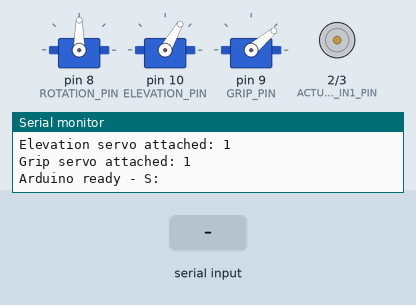
Recording of a sketch running on a simulated Arduino Uno, built with avr-gcc and run on an emulated ATmega328P. On the bench: 3 × servo, motor-driver pin pairs drawn as motors (green arrow = first pin HIGH = forward, orange = second pin HIGH = backward, longer = more drive), the last lines printed to the serial monitor. The inputs (shaded band) are chosen by the test bench.

Above: at 7.2 s.
7.3 s: "w90\n" received over Serial
At 7.7 s:
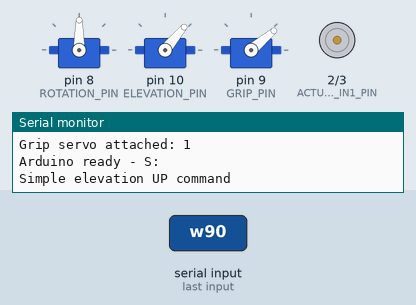
8.8 s: "s90\n" received over Serial
At 10.0 s:
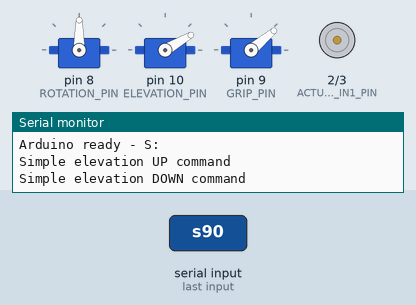
10.3 s: "E90\n" received over Serial
At 11.2 s:
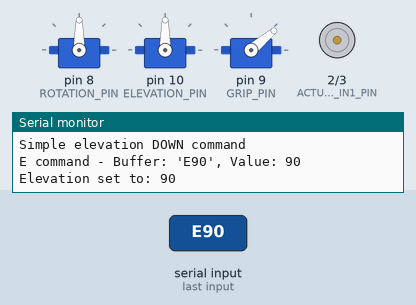
11.8 s: "E,45\n" received over Serial
At 12.4 s:
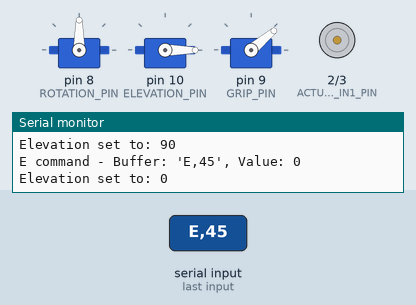
13.3 s: "R,45\n" received over Serial
At 14.2 s:
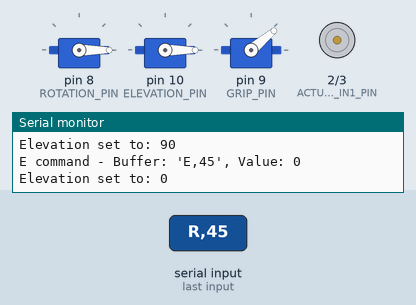
14.8 s: "w,45\n" received over Serial
At 15.9 s:
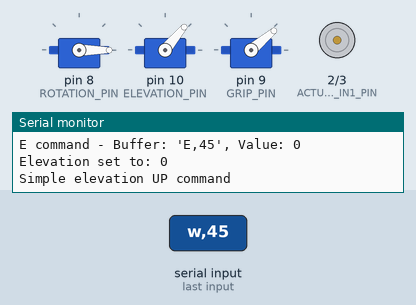
Timing chart, 0 to 17.3 s (numbered marks = the images above; inputs shaded):
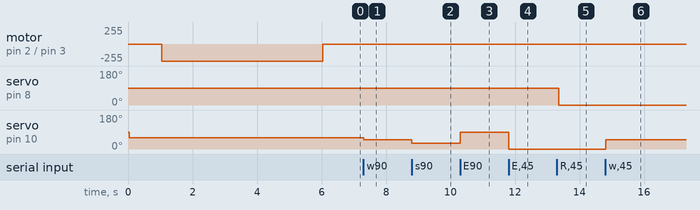

Measured:
- after the input at 7.3 s, servo on pin 10 (ELEVATION_PIN): 60° → 50° at once
- after the input at 8.8 s, servo on pin 10 (ELEVATION_PIN): 50° → 30° at once
- after the input at 10.3 s, servo on pin 10 (ELEVATION_PIN): 30° → 90° at once
- after the input at 11.8 s, servo on pin 10 (ELEVATION_PIN): 90° → 0° at once
- after the input at 13.3 s, servo on pin 8 (ROTATION_PIN): 90° → 0° after 0.06 s
- after the input at 14.8 s, servo on pin 10 (ELEVATION_PIN): 0° → 50° at once

The sketch:

autoberrypicker-controller.ino
```cpp
#include <Servo.h>

// Pin assignments
const int ROTATION_PIN = 8;
const int ELEVATION_PIN = 10;
const int GRIP_PIN = 9;
const int ACTUATOR_IN1_PIN = 2;
const int ACTUATOR_IN2_PIN = 3;

// Default positions
const int HOME_ROTATION = 90;
const int HOME_ELEVATION = 60;
const int HOME_GRIP = 40;

// Servo objects
Servo rotationServo;
Servo elevationServo;
Servo gripServo;

// Serial input buffer
char buffer[32];
byte bufferIndex = 0;

void setup() {
  Serial.begin(9600);

  pinMode(ACTUATOR_IN1_PIN, OUTPUT);
  pinMode(ACTUATOR_IN2_PIN, OUTPUT);

  Serial.println("Attaching servos...");

  rotationServo.attach(ROTATION_PIN);
  elevationServo.attach(ELEVATION_PIN);
  gripServo.attach(GRIP_PIN);

  Serial.print("Rotation servo attached: ");
  Serial.println(rotationServo.attached());

  Serial.print("Elevation servo attached: ");
  Serial.println(elevationServo.attached());

  Serial.print("Grip servo attached: ");
  Serial.println(gripServo.attached());

  // Move to starting position
  rotationServo.write(HOME_ROTATION);
  elevationServo.write(HOME_ELEVATION);
  gripServo.write(HOME_GRIP);
  delay(1000);

  // Retract actuator on startup
  digitalWrite(ACTUATOR_IN1_PIN, LOW);
  digitalWrite(ACTUATOR_IN2_PIN, HIGH);
  delay(5000);

  digitalWrite(ACTUATOR_IN1_PIN, LOW);
  digitalWrite(ACTUATOR_IN2_PIN, LOW);

  // Prevent rotation servo from holding position when idle
  rotationServo.detach();

  Serial.println("Arduino ready - S:");
}

void loop() {
  while (Serial.available() > 0) {
    char incomingChar = Serial.read();

    if (incomingChar == '\n' || incomingChar == '\r') {
      if (bufferIndex > 0) {
        buffer[bufferIndex] = '\0';
        processCommand();
      }
      bufferIndex = 0;
    }
    else {
      if (bufferIndex < (sizeof(buffer) - 1)) {
        buffer[bufferIndex++] = incomingChar;
      }
      else {
        Serial.println("Buffer overflow!");
        bufferIndex = 0;
      }
    }
  }
}

void processCommand() {
  if (bufferIndex == 0) return;

  char component = buffer[0];
  int value = atoi(&buffer[1]);

  switch (component) {

    case 'w':
      elevationServo.write(50);
      Serial.println("Simple elevation UP command");
      break;

    case 's':
      elevationServo.write(30);
      Serial.println("Simple elevation DOWN command");
      break;

    case 'R':
      // Attach rotation servo when needed
      if (!rotationServo.attached()) {
        rotationServo.attach(ROTATION_PIN);
        delay(50);
      }

      rotationServo.write(value);
      break;

    case 'E':
      Serial.print("E command - Buffer: '");
      Serial.print(buffer);
      Serial.print("', Value: ");
      Serial.println(value);

      if (!elevationServo.attached()) {
        Serial.println("Elevation servo detached, reattaching...");
        elevationServo.attach(ELEVATION_PIN);
        delay(50);
      }

      elevationServo.write(value);

      Serial.print("Elevation set to: ");
      Serial.println(value);
      break;

    case 'G':
      gripServo.write(value);
      break;

    case 'K':
      if (rotationServo.attached()) {
        rotationServo.detach();
      }
      break;

    case 'P':
      // Polar command format: P<angle>,<radius>
      char* comma = strchr(buffer, ',');

      if (comma != NULL) {
        *comma = '\0';

        int angle = atoi(&buffer[1]);
        int radius = atoi(comma + 1);

        if (angle >= 0 && angle <= 180 && radius >= 30 && radius <= 90) {

          Serial.print("Polar command - Angle: ");
          Serial.print(angle);
          Serial.print(", Radius: ");
          Serial.println(radius);

          if (!rotationServo.attached()) {
            rotationServo.attach(ROTATION_PIN);
            delay(50);
          }

          rotationServo.write(angle);
          elevationServo.write(radius);

          Serial.print("Rotation: ");
          Serial.print(angle);
          Serial.print(", Elevation: ");
          Serial.println(radius);

        } else {
          Serial.print("Invalid polar values - Angle: ");
          Serial.print(angle);
          Serial.print(", Radius: ");
          Serial.println(radius);
        }

      } else {
        Serial.print("Invalid polar command format: ");
        Serial.println(buffer);
      }

      break;

    case 'A':
      if (value > 0) {
        digitalWrite(ACTUATOR_IN1_PIN, HIGH);
        digitalWrite(ACTUATOR_IN2_PIN, LOW);
      }
      else if (value < 0) {
        digitalWrite(ACTUATOR_IN1_PIN, LOW);
        digitalWrite(ACTUATOR_IN2_PIN, HIGH);
      }
      else {
        digitalWrite(ACTUATOR_IN1_PIN, LOW);
        digitalWrite(ACTUATOR_IN2_PIN, LOW);
      }
      break;
  }
}
```
